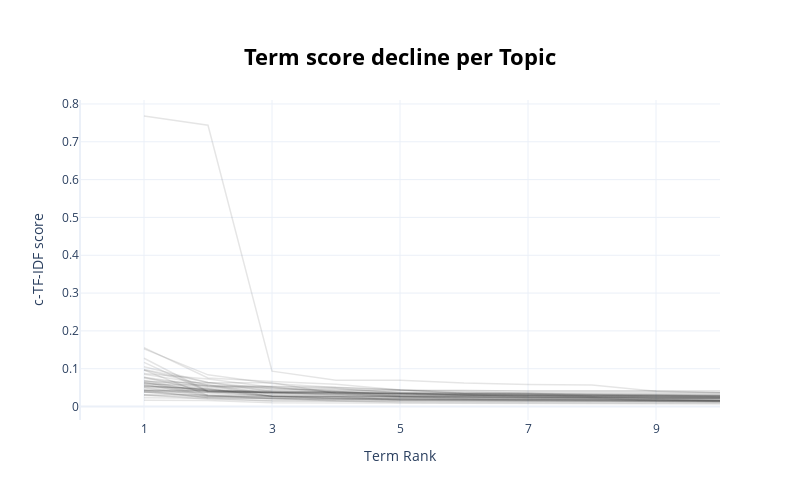

The notebook cell saved with this chart:
### Markdown cell above
## Visualisation of word distribution

### Code cell
model.visualize_term_rank()

### Figure 1 — Plotly figure (JSON) as saved in the notebook; plotly's stock layout.template omitted (floating-point values rounded to 4 significant figures)
{"data": [{"hovertext": "<b>Topic -1</b>:trump_biden_wa_president_joe_ha_ju", "line": {"color": "black", "width": 1.5}, "mode": "lines+lines", "name": "", "opacity": 0.1, "type": "scatter", "x": [1, 2, 3, 4, 5, 6, 7, 8, 9, 10], "y": [0.01663, 0.0162, 0.009711, 0.009389, 0.007574, 0.007571, 0.0073, 0.007264, 0.00693, 0.006731]}, {"hovertext": "<b>Topic 0</b>:capitol_trump_terrorist_riot_people", "line": {"color": "black", "width": 1.5}, "mode": "lines+lines", "name": "", "opacity": 0.1, "type": "scatter", "x": [1, 2, 3, 4, 5, 6, 7, 8, 9, 10], "y": [0.02329, 0.02206, 0.01483, 0.01483, 0.01062, 0.01035, 0.009954, 0.009225, 0.008824, 0.008824]}, {"hovertext": "<b>Topic 1</b>:face_with_tears_of_joy_rolling_on_t", "line": {"color": "black", "width": 1.5}, "mode": "lines+lines", "name": "", "opacity": 0.1, "type": "scatter", "x": [1, 2, 3, 4, 5, 6, 7, 8, 9, 10], "y": [0.0874, 0.07294, 0.05095, 0.03632, 0.02642, 0.02129, 0.01986, 0.01753, 0.01753, 0.0162]}, {"hovertext": "<b>Topic 2</b>:vote_ballot_state_election_trump_ma", "line": {"color": "black", "width": 1.5}, "mode": "lines+lines", "name": "", "opacity": 0.1, "type": "scatter", "x": [1, 2, 3, 4, 5, 6, 7, 8, 9, 10], "y": [0.03772, 0.02801, 0.02399, 0.02373, 0.02072, 0.02011, 0.01918, 0.01893, 0.01836, 0.01565]}, {"hovertext": "<b>Topic 3</b>:biden_vote biden_manifest_vote_45 e", "line": {"color": "black", "width": 1.5}, "mode": "lines+lines", "name": "", "opacity": 0.1, "type": "scatter", "x": [1, 2, 3, 4, 5, 6, 7, 8, 9, 10], "y": [0.05877, 0.02759, 0.02688, 0.02617, 0.02373, 0.02373, 0.02373, 0.02103, 0.02065, 0.01886]}, {"hovertext": "<b>Topic 4</b>:biden_plan_policy_tax_student_debt_", "line": {"color": "black", "width": 1.5}, "mode": "lines+lines", "name": "", "opacity": 0.1, "type": "scatter", "x": [1, 2, 3, 4, 5, 6, 7, 8, 9, 10], "y": [0.03137, 0.01936, 0.01518, 0.01505, 0.01463, 0.0142, 0.01396, 0.01384, 0.01259, 0.01231]}, {"hovertext": "<b>Topic 5</b>:supporter_trump supporter_support_t", "line": {"color": "black", "width": 1.5}, "mode": "lines+lines", "name": "", "opacity": 0.1, "type": "scatter", "x": [1, 2, 3, 4, 5, 6, 7, 8, 9, 10], "y": [0.05518, 0.04637, 0.02703, 0.0264, 0.017, 0.01537, 0.01525, 0.01486, 0.0142, 0.0139]}, {"hovertext": "<b>Topic 6</b>:money_trump_economy_tax_year_like_e", "line": {"color": "black", "width": 1.5}, "mode": "lines+lines", "name": "", "opacity": 0.1, "type": "scatter", "x": [1, 2, 3, 4, 5, 6, 7, 8, 9, 10], "y": [0.04387, 0.02278, 0.02183, 0.01452, 0.01377, 0.01326, 0.01276, 0.01276, 0.01215, 0.01215]}, {"hovertext": "<b>Topic 7</b>:trump_world_real_trump trump_countr", "line": {"color": "black", "width": 1.5}, "mode": "lines+lines", "name": "", "opacity": 0.1, "type": "scatter", "x": [1, 2, 3, 4, 5, 6, 7, 8, 9, 10], "y": [0.05305, 0.0456, 0.03734, 0.03127, 0.02524, 0.02432, 0.02432, 0.02432, 0.02289, 0.02225]}, {"hovertext": "<b>Topic 8</b>:trump_think_term_crazy_office_like ", "line": {"color": "black", "width": 1.5}, "mode": "lines+lines", "name": "", "opacity": 0.1, "type": "scatter", "x": [1, 2, 3, 4, 5, 6, 7, 8, 9, 10], "y": [0.02945, 0.02496, 0.02159, 0.01805, 0.01788, 0.01788, 0.01752, 0.0168, 0.01515, 0.01515]}, {"hovertext": "<b>Topic 9</b>:twitter_tweet_trump_medium_white_he", "line": {"color": "black", "width": 1.5}, "mode": "lines+lines", "name": "", "opacity": 0.1, "type": "scatter", "x": [1, 2, 3, 4, 5, 6, 7, 8, 9, 10], "y": [0.0496, 0.02706, 0.02705, 0.02182, 0.01996, 0.019, 0.01826, 0.01715, 0.01711, 0.01565]}, {"hovertext": "<b>Topic 10</b>:harris_kamala_black_kamala harris_", "line": {"color": "black", "width": 1.5}, "mode": "lines+lines", "name": "", "opacity": 0.1, "type": "scatter", "x": [1, 2, 3, 4, 5, 6, 7, 8, 9, 10], "y": [0.05391, 0.04614, 0.02698, 0.02605, 0.02455, 0.02453, 0.02236, 0.02228, 0.0151, 0.0135]}, {"hovertext": "<b>Topic 11</b>:biden_joe biden_joe_thewayiseeit_t", "line": {"color": "black", "width": 1.5}, "mode": "lines+lines", "name": "", "opacity": 0.1, "type": "scatter", "x": [1, 2, 3, 4, 5, 6, 7, 8, 9, 10], "y": [0.0503, 0.0415, 0.04091, 0.0382, 0.03292, 0.03071, 0.02491, 0.02468, 0.02247, 0.02159]}, {"hovertext": "<b>Topic 12</b>:vaccine_vaccinated_biden_coronavir", "line": {"color": "black", "width": 1.5}, "mode": "lines+lines", "name": "", "opacity": 0.1, "type": "scatter", "x": [1, 2, 3, 4, 5, 6, 7, 8, 9, 10], "y": [0.09635, 0.02911, 0.023, 0.01974, 0.01974, 0.01974, 0.01959, 0.01902, 0.01736, 0.01548]}, {"hovertext": "<b>Topic 13</b>:court_supreme court_supreme_lawyer", "line": {"color": "black", "width": 1.5}, "mode": "lines+lines", "name": "", "opacity": 0.1, "type": "scatter", "x": [1, 2, 3, 4, 5, 6, 7, 8, 9, 10], "y": [0.06542, 0.06297, 0.06297, 0.03432, 0.03344, 0.03163, 0.02771, 0.02324, 0.02075, 0.02074]}, {"hovertext": "<b>Topic 14</b>:party_gop_republicans_deep_trump_d", "line": {"color": "black", "width": 1.5}, "mode": "lines+lines", "name": "", "opacity": 0.1, "type": "scatter", "x": [1, 2, 3, 4, 5, 6, 7, 8, 9, 10], "y": [0.06485, 0.02998, 0.02, 0.01892, 0.01737, 0.0172, 0.015, 0.015, 0.01356, 0.01286]}, {"hovertext": "<b>Topic 15</b>:border_immigration_biden_ha_biden ", "line": {"color": "black", "width": 1.5}, "mode": "lines+lines", "name": "", "opacity": 0.1, "type": "scatter", "x": [1, 2, 3, 4, 5, 6, 7, 8, 9, 10], "y": [0.0621, 0.041, 0.02659, 0.02212, 0.01686, 0.01635, 0.01624, 0.01571, 0.01569, 0.01561]}, {"hovertext": "<b>Topic 16</b>:white_racist_black_supremacist_whi", "line": {"color": "black", "width": 1.5}, "mode": "lines+lines", "name": "", "opacity": 0.1, "type": "scatter", "x": [1, 2, 3, 4, 5, 6, 7, 8, 9, 10], "y": [0.05932, 0.05621, 0.0269, 0.02189, 0.02189, 0.02009, 0.01961, 0.01961, 0.01867, 0.01735]}, {"hovertext": "<b>Topic 17</b>:woodward_cnn_jack_film_video_trump", "line": {"color": "black", "width": 1.5}, "mode": "lines+lines", "name": "", "opacity": 0.1, "type": "scatter", "x": [1, 2, 3, 4, 5, 6, 7, 8, 9, 10], "y": [0.03916, 0.02383, 0.02085, 0.02085, 0.02014, 0.01959, 0.01681, 0.01622, 0.01622, 0.01622]}, {"hovertext": "<b>Topic 18</b>:concede_communist_loses_conceded_l", "line": {"color": "black", "width": 1.5}, "mode": "lines+lines", "name": "", "opacity": 0.1, "type": "scatter", "x": [1, 2, 3, 4, 5, 6, 7, 8, 9, 10], "y": [0.05586, 0.04353, 0.03813, 0.03714, 0.03351, 0.03082, 0.02965, 0.02776, 0.02776, 0.02776]}, {"hovertext": "<b>Topic 19</b>:accept_biden_votes_won_lost_biden ", "line": {"color": "black", "width": 1.5}, "mode": "lines+lines", "name": "", "opacity": 0.1, "type": "scatter", "x": [1, 2, 3, 4, 5, 6, 7, 8, 9, 10], "y": [0.03133, 0.03095, 0.03043, 0.02674, 0.02592, 0.02559, 0.02194, 0.02171, 0.02118, 0.0201]}, {"hovertext": "<b>Topic 20</b>:putin_russia_moscow mitch_moscow_m", "line": {"color": "black", "width": 1.5}, "mode": "lines+lines", "name": "", "opacity": 0.1, "type": "scatter", "x": [1, 2, 3, 4, 5, 6, 7, 8, 9, 10], "y": [0.08525, 0.05947, 0.03171, 0.03171, 0.02593, 0.02442, 0.02327, 0.02257, 0.02257, 0.02257]}, {"hovertext": "<b>Topic 21</b>:christian_devil_god_satan_celebran", "line": {"color": "black", "width": 1.5}, "mode": "lines+lines", "name": "", "opacity": 0.1, "type": "scatter", "x": [1, 2, 3, 4, 5, 6, 7, 8, 9, 10], "y": [0.06857, 0.052, 0.05083, 0.04096, 0.02915, 0.02915, 0.02915, 0.02915, 0.02843, 0.02731]}, {"hovertext": "<b>Topic 22</b>:lie_lied_trump lie_lying_doe lie_k", "line": {"color": "black", "width": 1.5}, "mode": "lines+lines", "name": "", "opacity": 0.1, "type": "scatter", "x": [1, 2, 3, 4, 5, 6, 7, 8, 9, 10], "y": [0.1052, 0.06357, 0.04688, 0.0463, 0.03646, 0.03646, 0.03646, 0.03646, 0.03646, 0.03646]}, {"hovertext": "<b>Topic 23</b>:china_hunter biden_hunter_biden_em", "line": {"color": "black", "width": 1.5}, "mode": "lines+lines", "name": "", "opacity": 0.1, "type": "scatter", "x": [1, 2, 3, 4, 5, 6, 7, 8, 9, 10], "y": [0.0968, 0.05571, 0.05235, 0.04808, 0.03627, 0.03084, 0.03084, 0.03084, 0.0275, 0.0275]}, {"hovertext": "<b>Topic 24</b>:gun_atf_biden_end_waco_severe_kore", "line": {"color": "black", "width": 1.5}, "mode": "lines+lines", "name": "", "opacity": 0.1, "type": "scatter", "x": [1, 2, 3, 4, 5, 6, 7, 8, 9, 10], "y": [0.06875, 0.03618, 0.0281, 0.02614, 0.02575, 0.02575, 0.02575, 0.02575, 0.02412, 0.02412]}, {"hovertext": "<b>Topic 25</b>:fact_biden_lie_dog_ample_dude_chea", "line": {"color": "black", "width": 1.5}, "mode": "lines+lines", "name": "", "opacity": 0.1, "type": "scatter", "x": [1, 2, 3, 4, 5, 6, 7, 8, 9, 10], "y": [0.04137, 0.04028, 0.03654, 0.03492, 0.02847, 0.02606, 0.02519, 0.02519, 0.02384, 0.02254]}, {"hovertext": "<b>Topic 26</b>:said_trump wa_mean trump_year trum", "line": {"color": "black", "width": 1.5}, "mode": "lines+lines", "name": "", "opacity": 0.1, "type": "scatter", "x": [1, 2, 3, 4, 5, 6, 7, 8, 9, 10], "y": [0.03766, 0.03653, 0.03597, 0.03478, 0.03313, 0.03041, 0.02926, 0.02882, 0.02882, 0.02634]}, {"hovertext": "<b>Topic 27</b>:impeached_impeachment_trump impeac", "line": {"color": "black", "width": 1.5}, "mode": "lines+lines", "name": "", "opacity": 0.1, "type": "scatter", "x": [1, 2, 3, 4, 5, 6, 7, 8, 9, 10], "y": [0.09812, 0.06386, 0.03951, 0.03942, 0.03538, 0.03424, 0.03273, 0.03246, 0.03066, 0.02919]}, {"hovertext": "<b>Topic 28</b>:awful_ve_trump president_worse_tru", "line": {"color": "black", "width": 1.5}, "mode": "lines+lines", "name": "", "opacity": 0.1, "type": "scatter", "x": [1, 2, 3, 4, 5, 6, 7, 8, 9, 10], "y": [0.06243, 0.04923, 0.04425, 0.04354, 0.04349, 0.03459, 0.03459, 0.03459, 0.03459, 0.03459]}, {"hovertext": "<b>Topic 29</b>:biden_money mouth_face_mouth_face_", "line": {"color": "black", "width": 1.5}, "mode": "lines+lines", "name": "", "opacity": 0.1, "type": "scatter", "x": [1, 2, 3, 4, 5, 6, 7, 8, 9, 10], "y": [0.04357, 0.04134, 0.04134, 0.03947, 0.03329, 0.03031, 0.02942, 0.02942, 0.02942, 0.02942]}, {"hovertext": "<b>Topic 30</b>:debate_final_biden_trump biden_bid", "line": {"color": "black", "width": 1.5}, "mode": "lines+lines", "name": "", "opacity": 0.1, "type": "scatter", "x": [1, 2, 3, 4, 5, 6, 7, 8, 9, 10], "y": [0.07768, 0.04014, 0.03724, 0.03629, 0.03413, 0.03292, 0.03292, 0.03197, 0.03029, 0.02676]}, {"hovertext": "<b>Topic 31</b>:care_miss trump_mrs_kevin sorbo_so", "line": {"color": "black", "width": 1.5}, "mode": "lines+lines", "name": "", "opacity": 0.1, "type": "scatter", "x": [1, 2, 3, 4, 5, 6, 7, 8, 9, 10], "y": [0.04105, 0.03797, 0.03797, 0.03797, 0.03797, 0.03557, 0.03527, 0.03255, 0.03056, 0.02978]}, {"hovertext": "<b>Topic 32</b>:united_states united_states_united", "line": {"color": "black", "width": 1.5}, "mode": "lines+lines", "name": "", "opacity": 0.1, "type": "scatter", "x": [1, 2, 3, 4, 5, 6, 7, 8, 9, 10], "y": [0.7682, 0.7437, 0.0935, 0.06965, 0.06965, 0.06223, 0.0586, 0.05709, 0.04063, 0.03806]}, {"hovertext": "<b>Topic 33</b>:virus_infected_country_tested_viru", "line": {"color": "black", "width": 1.5}, "mode": "lines+lines", "name": "", "opacity": 0.1, "type": "scatter", "x": [1, 2, 3, 4, 5, 6, 7, 8, 9, 10], "y": [0.117, 0.03918, 0.03559, 0.02928, 0.02928, 0.02928, 0.02928, 0.02758, 0.02743, 0.0251]}, {"hovertext": "<b>Topic 34</b>:pardon_trump pardon_prison_pardon ", "line": {"color": "black", "width": 1.5}, "mode": "lines+lines", "name": "", "opacity": 0.1, "type": "scatter", "x": [1, 2, 3, 4, 5, 6, 7, 8, 9, 10], "y": [0.1559, 0.07539, 0.06592, 0.05884, 0.04398, 0.03922, 0.0354, 0.0286, 0.02673, 0.02437]}, {"hovertext": "<b>Topic 35</b>:remove_fix_library_remove trump_de", "line": {"color": "black", "width": 1.5}, "mode": "lines+lines", "name": "", "opacity": 0.1, "type": "scatter", "x": [1, 2, 3, 4, 5, 6, 7, 8, 9, 10], "y": [0.04313, 0.04313, 0.03667, 0.03667, 0.03453, 0.03271, 0.03164, 0.03143, 0.03143, 0.03143]}, {"hovertext": "<b>Topic 36</b>:covid_ploy_trump covid_responsible", "line": {"color": "black", "width": 1.5}, "mode": "lines+lines", "name": "", "opacity": 0.1, "type": "scatter", "x": [1, 2, 3, 4, 5, 6, 7, 8, 9, 10], "y": [0.1278, 0.04036, 0.03693, 0.03229, 0.02838, 0.02838, 0.02797, 0.02602, 0.02388, 0.02388]}, {"hovertext": "<b>Topic 37</b>:parler_did trump_trump did_2001_le", "line": {"color": "black", "width": 1.5}, "mode": "lines+lines", "name": "", "opacity": 0.1, "type": "scatter", "x": [1, 2, 3, 4, 5, 6, 7, 8, 9, 10], "y": [0.07484, 0.05398, 0.04752, 0.04147, 0.04147, 0.04147, 0.04147, 0.04147, 0.04147, 0.04147]}, {"hovertext": "<b>Topic 38</b>:mask_wear_wear mask_wearing mask_w", "line": {"color": "black", "width": 1.5}, "mode": "lines+lines", "name": "", "opacity": 0.1, "type": "scatter", "x": [1, 2, 3, 4, 5, 6, 7, 8, 9, 10], "y": [0.1526, 0.08385, 0.06111, 0.05009, 0.04432, 0.03545, 0.03179, 0.02619, 0.02348, 0.02318]}, {"hovertext": "<b>Topic 39</b>:died_americans died_people_death_a", "line": {"color": "black", "width": 1.5}, "mode": "lines+lines", "name": "", "opacity": 0.1, "type": "scatter", "x": [1, 2, 3, 4, 5, 6, 7, 8, 9, 10], "y": [0.07778, 0.05435, 0.05366, 0.05101, 0.04392, 0.0433, 0.04063, 0.04063, 0.04063, 0.03624]}], "layout": {"height": 500, "hoverlabel": {"bgcolor": "white", "font": {"family": "Rockwell", "size": 16}}, "showlegend": false, "title": {"font": {"color": "Black", "size": 22}, "text": "<b>Term score decline per Topic</b>", "x": 0.5, "xanchor": "center", "y": 0.9, "yanchor": "top"}, "width": 800, "xaxis": {"dtick": 2, "range": [0, 10], "tick0": 1, "title": {"text": "Term Rank"}}, "yaxis": {"title": {"text": "c-TF-IDF score"}}}}
